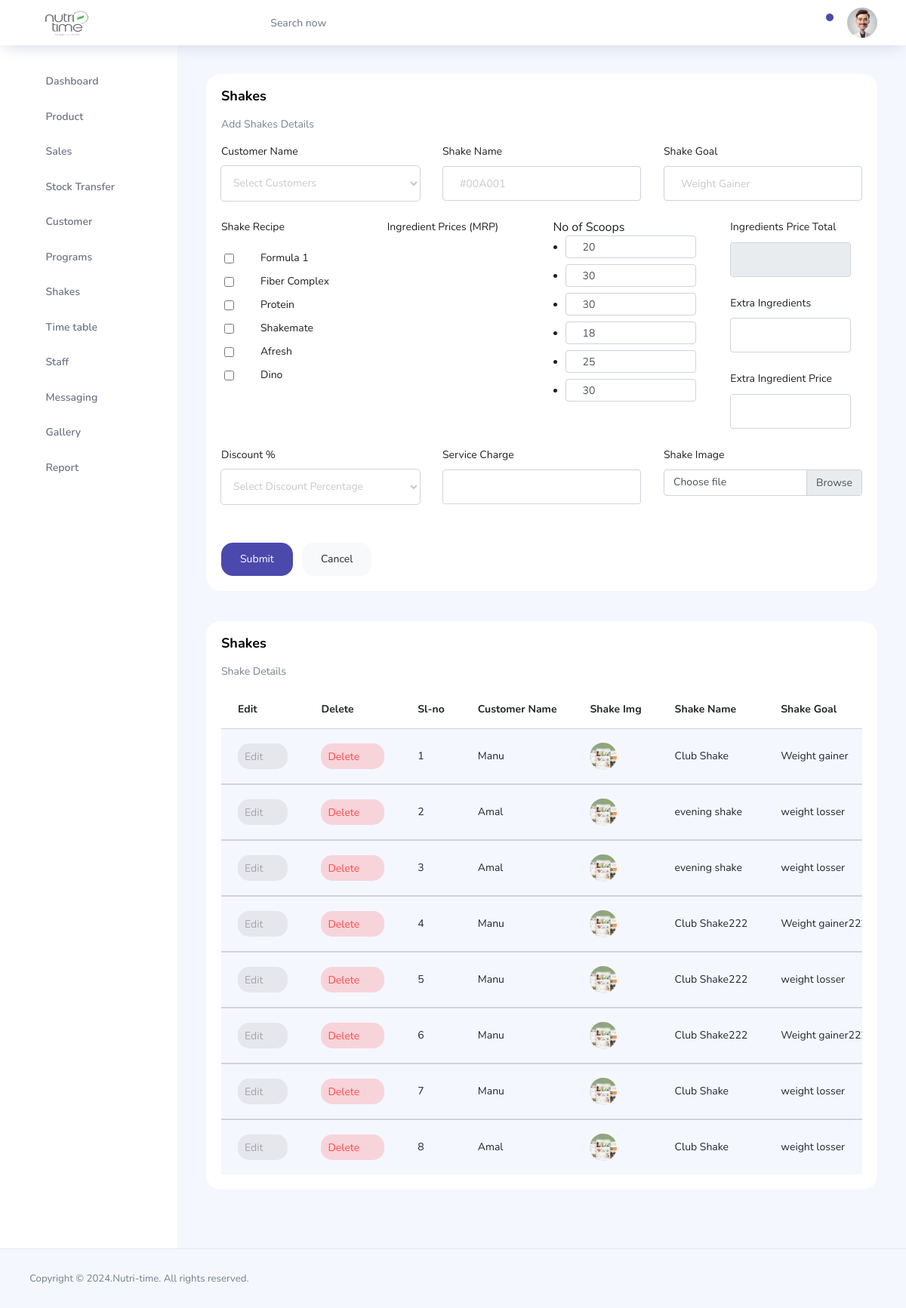
The app's page /Admin/pages/admin-shake.php (signed in) with its own data.
### tables this page shows
CREATE TABLE `price` (
  `pri_id` int(11) NOT NULL,
  `pro_name` varchar(50) NOT NULL,
  `pro_code` varchar(20) NOT NULL,
  `pro_category` varchar(50) NOT NULL,
  `pro_subcat` varchar(50) NOT NULL,
  `pro_mrp` varchar(10) NOT NULL,
  `pro_price` varchar(20) NOT NULL,
  `pro_dis15` varchar(10) NOT NULL,
  `pro_dis25` varchar(10) NOT NULL,
  `pro_dis35` varchar(10) NOT NULL,
  `pro_dis42` varchar(10) NOT NULL,
  `pro_dis50` varchar(10) NOT NULL,
  `pro_vp` varchar(100) NOT NULL,
  `pro_scoop` varchar(10) NOT NULL,
  `pro_scoop15` varchar(10) NOT NULL,
  `pro_scoop25` varchar(10) NOT NULL,
  `pro_scoop35` varchar(10) NOT NULL,
  `pro_scoop42` varchar(10) NOT NULL,
  `pro_scoop50` varchar(10) NOT NULL,
  `pro_quantity` varchar(10) NOT NULL,
  `pro_curquantity` varchar(10) NOT NULL,
  `pro_hsn` varchar(200) NOT NULL,
  `pro_img` varchar(100) NOT NULL
);

CREATE TABLE `shake` (
  `shake_id` int(11) NOT NULL,
  `shake_name` varchar(100) NOT NULL,
  `customer_id` int(10) NOT NULL,
  `customer_name` varchar(100) NOT NULL,
  `shake_goal` varchar(100) NOT NULL,
  `shake_recipes` varchar(200) NOT NULL,
  `shake_mrp` varchar(100) NOT NULL,
  `shake_scoops` varchar(100) NOT NULL,
  `shake_extra` varchar(25) NOT NULL,
  `shake_extraprice` varchar(10) NOT NULL,
  `shake_discount` varchar(50) NOT NULL,
  `shake_expence` varchar(25) NOT NULL,
  `shake_total` varchar(50) NOT NULL,
  `shake_image` varchar(100) NOT NULL
);

### Admin/pages/admin-shake.php (the view, shortened to what this page needs)
<?php
include './connect.php';
$sh_reci1 = $pro_id = $sh_name1 = $sh_goal1 = $sh_extra1 = $sh_extraprice1 = $sh_expen1 = $sh_raw1 = $sh_disc1 = $sh_id = '';
?>
<!DOCTYPE html>
<html lang="en">
<head>
  <link rel="stylesheet" href="../vendors/feather/feather.css">
  <link rel="stylesheet" href="../vendors/ti-icons/css/themify-icons.css">
  <link rel="stylesheet" href="../vendors/css/vendor.bundle.base.css">
  <link rel="stylesheet" href="../css/vertical-layout-light/style.css">
</head>
<body>
  <div class="container-scroller">
    <?php
    include './topbar.php';
    ?>
    <div class="main-panel">
      <div class="content-wrapper">
        <div class="row">
          <div class="col-12 grid-margin stretch-card">
            <div class="card">
              <div class="card-body">
                <h1 class="card-title">Shakes</h1>
                <p class="card-description">Add Shakes Details</p>
                <form method="post" enctype="multipart/form-data" class="forms-sample">
                  <div class="row">
                    <div class="col">
                      <div class="form-group">
                        <label>Customer Name</label>
                        <select class="form-control" name="cusname">
                          <option selected>Select Customers</option>
                        </select>
                      </div>
                    </div>
                    <div class="col">
                      <div class="form-group">
                        <label>Shake Name</label>
                        <input type="text" class="form-control" placeholder="#00A001" name="shname" value="<?php echo $sh_name1; ?>" required>
                      </div>
                    </div>
                    <div class="col">
                      <div class="form-group">
                        <label>Shake Goal</label>
                        <input type="text" class="form-control" placeholder="Weight Gainer" name="shgoal" value="<?php echo $sh_goal1; ?>" required>
                      </div>
                    </div>
                  </div>
                  <div class="row">
                    <div class="col">
                      <div class="form-group">
                        <label for="exampleSelectGender">Shake Recipe</label><br>
                        <?php
                        $query = mysqli_query($conn, "SELECT * FROM price");
                        while ($row = mysqli_fetch_assoc($query)) {
                          $pro_name = $row["pro_name"];
                        ?>
                          <div class="form-check ml-4">
                            <input class="form-check-input" type="checkbox" name="shrecipe[]" value="<?php echo $pro_name; ?>" onchange="displayIngredientPrices()">
                            <label class="form-check-label"><?php echo $pro_name; ?></label>
                          </div>
                        <?php } ?>
                      </div>
                    </div>
                    <div class="col">
                      <div class="form-group">
                        <label>Ingredient Prices (MRP)</label>
                      </div>
                    </div>
                    <div class="col">
                      <div class="form-group">
                        No of Scoops
                        <ul>
                          <?php
                          $query = mysqli_query($conn, "SELECT * FROM price");
                          while ($row = mysqli_fetch_assoc($query)) {
                            $pro_name = $row["pro_name"];
                            $pro_scoop = $row["pro_scoop"];
                          ?>
                            <li>
                              <div class="form-group mb-2">
                                <input type="number" class="form-control" style="height: 8px; width: aut0;" name="<?php echo $pro_name; ?>_scoops" value="<?php echo $pro_scoop; ?>">
                              </div>
                            </li>
                          <?php } ?>
                        </ul>
                      </div>
                    </div>
                    <div class="col">
                      <div class="col">
                        <div class="form-group">
                          <label>Ingredients Price Total</label>
                          <input type="text" class="form-control" id="ingredientsPriceTotal" name="shmrp" readonly required>
                        </div>
                      </div>
                      <div class="col">
                        <div class="form-group">
                          <label>Extra Ingredients</label>
                          <input type="text" class="form-control" name="shextra" value="<?php echo $sh_extra1; ?>" required>
                        </div>
                      </div>
                      <div class="col">
                        <div class="form-group">
                          <label>Extra Ingredient Price</label>
                          <input type="text" class="form-control" name="shextra_price" value="<?php echo $sh_extraprice1; ?>" required>
                        </div>
                      </div>
                    </div>
                  </div>
                  <div class="row">
                    <div class="col">
                      <div class="form-group">
                        <label>Discount %</label>
                        <select class="form-control" name="shdiscount" required>
                          <option selected>Select Discount Percentage</option>
                        </select>
                      </div>
                    </div>
                    <div class="col">
                      <div class="form-group">
                        <label>Service Charge</label>
                        <input type="text" class="form-control" name="shcharge" value="<?php echo $sh_expen1; ?>" required>
                      </div>
                    </div>
                    <div class="col">
                      <div class="form-group">
                        <label>Shake Image</label>
                        <div class="input-group mb-3">
                          <label class="input-group-text custom-file-label" for="inputGroupFile01">Choose file</label>
                        </div>
                      </div>
                    </div>
                  </div>
                  <input type="submit" class="btn btn-primary mr-2" name="submitsh" value="Submit">
                  <a href="./admin-shake.php" class="btn btn-light">Cancel</a>
                </form>
              </div>
            </div>
          </div>
          <div class="col-lg-12 grid-margin stretch-card">
            <div class="card">
              <div class="card-body">
                <h4 class="card-title">Shakes</h4>
                <p class="card-description">Shake Details</p>
                <div class="table-responsive">
                  <table class="table table-striped">
                    <thead>
                      <tr>
                        <th>Edit</th>
                        <th>Delete</th>
                        <th>Sl-no</th>
                        <th>Customer Name</th>
                        <th>Shake Img</th>
                        <th>Shake Name</th>
                        <th>Shake Goal</th>
                      </tr>
                    </thead>
                    <?php
                    $sql = mysqli_query($conn, "SELECT * FROM shake ORDER BY shake_id ");
                    $serialNo = 1;
                    while ($row = mysqli_fetch_assoc($sql)) {
                      $sh_id = $row['shake_id'];
                      $cu_name = $row['customer_name'];
                      $sh_img = $row['shake_image'];
                      $sh_name = $row['shake_name'];
                      $sh_goal = $row['shake_goal'];
                    ?>
                      <tbody>
                        <tr>
                          <td>
                            <a href="admin-shake.php?sid=<?php echo $sh_id; ?>" class="btn btn-inverse-secondary btn-icon-text p-2">Edit
                              <i class="ti-pencil-alt btn-icon-append"></i>
                            </a>
                          </td>
                          <td>
                            <a href="admin-shake.php?sd_id=<?php echo $sh_id; ?>" class="btn btn-inverse-danger btn-icon-text p-2">Delete
                              <i class="ti-trash btn-icon-prepend"></i>
                            </a>
                          </td>
                          <td class="py-1"><?php echo $serialNo++; ?></td>
                          <td><?php echo $cu_name; ?></td>
                          <td><img src="../images/shake/<?php echo $sh_img; ?>" alt="" width="50" class="rounded-circle"></td>
                          <td><?php echo $sh_name; ?></td>
                          <td><?php echo $sh_goal; ?></td>
                        </tr>
                      </tbody>
                    <?php
                    }
                    ?>
                  </table>
                </div>
              </div>
            </div>
          </div>
        </div>
      </div>
    </div>
  </div>
  <footer class="footer">
    <div class="d-sm-flex justify-content-center justify-content-sm-between">
      <span class="text-muted text-center text-sm-left d-block d-sm-inline-block">Copyright © 2024.Nutri-time. All rights reserved.</span>
    </div>
  </footer>
  </div>
</body>
</html>

### records on screen
price: pro_name "Formula 1", pro_scoop "20"
price: pro_name "Fiber Complex", pro_scoop "30"
price: pro_name "Protein", pro_scoop "30"
price: pro_name "Shakemate", pro_scoop "18"
price: pro_name "Afresh", pro_scoop "25"
price: pro_name "Dino", pro_scoop "30"
shake: customer_name "Manu", shake_image (picture), shake_name "Club Shake", shake_goal "Weight gainer"
shake: customer_name "Amal", shake_image (picture), shake_name "evening shake", shake_goal "weight losser"
shake: customer_name "Amal", shake_image (picture), shake_name "evening shake", shake_goal "weight losser"
shake: customer_name "Manu", shake_image (picture), shake_name "Club Shake222", shake_goal "Weight…"
shake: customer_name "Manu", shake_image (picture), shake_name "Club Shake222", shake_goal "weight losser"
shake: customer_name "Manu", shake_image (picture), shake_name "Club Shake222", shake_goal "Weight…"
shake: customer_name "Manu", shake_image (picture), shake_name "Club Shake", shake_goal "weight losser"
shake: customer_name "Amal", shake_image (picture), shake_name "Club Shake", shake_goal "weight losser"
